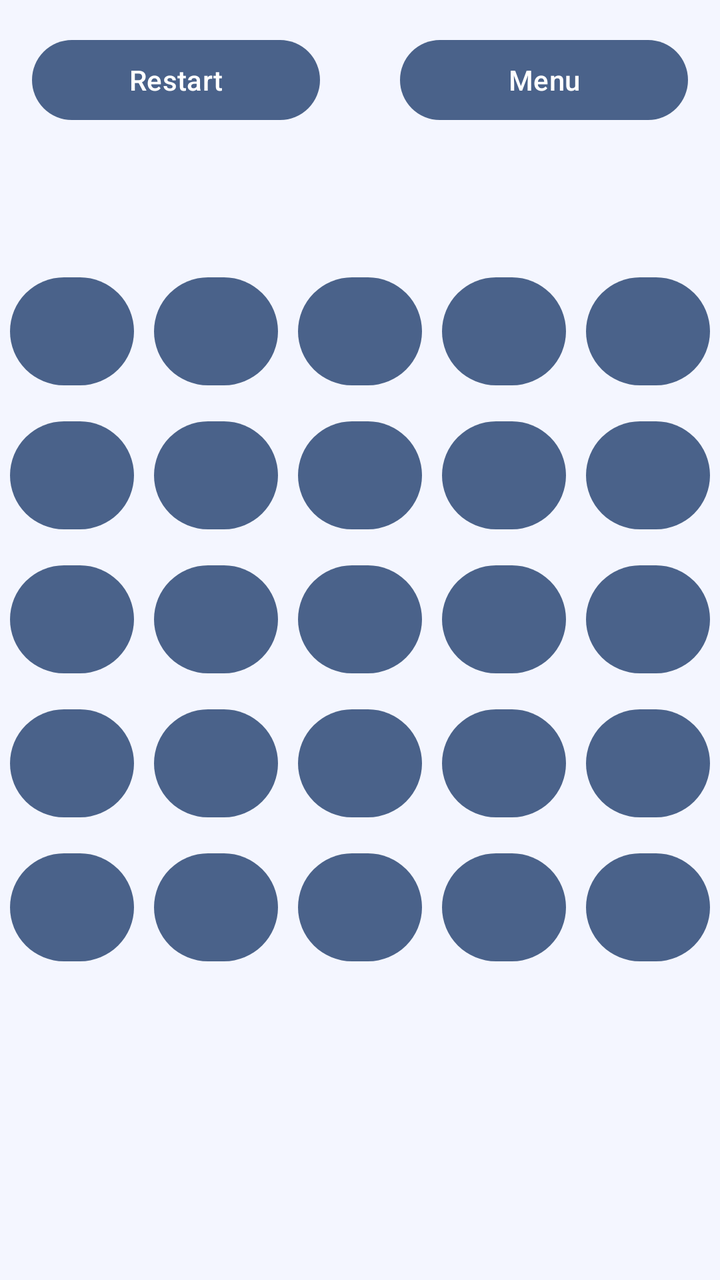
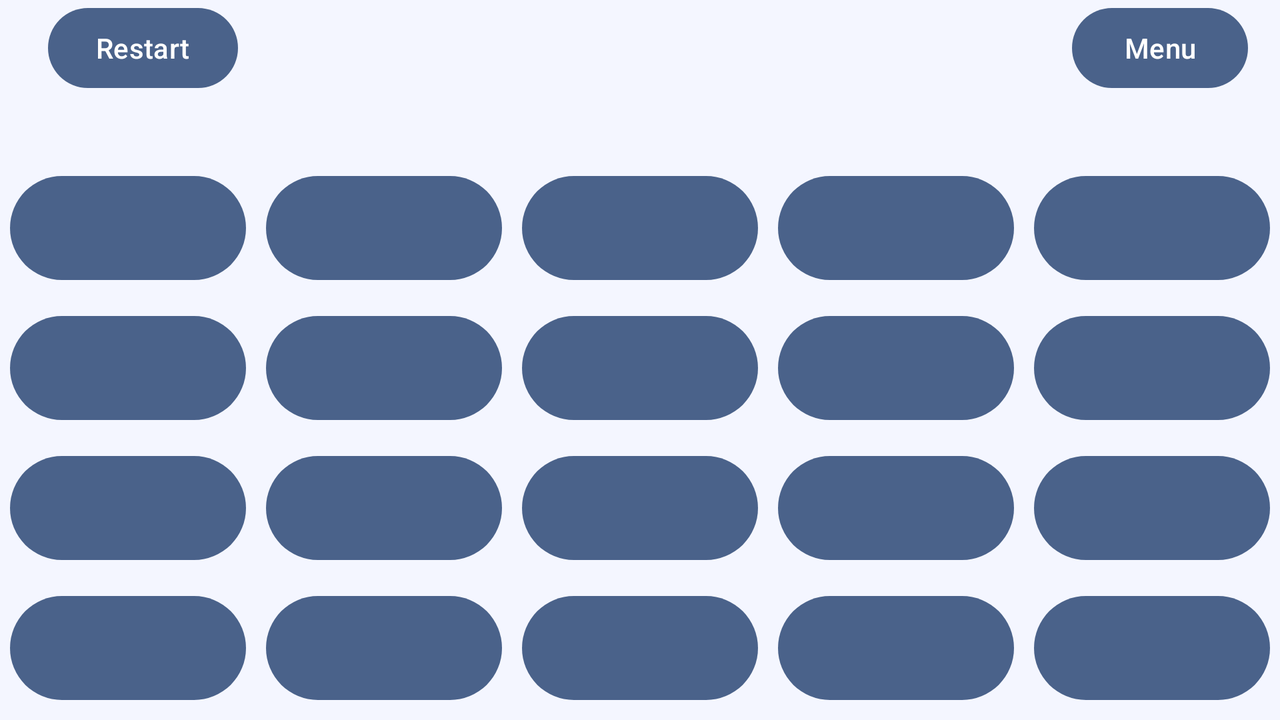

Two renders of one Android screen. The first uses the default layout on a phone; the second uses the alternative layout the repository ships for a different screen configuration, on a matching device. The two XML files are below.
<!-- AndroidManifest.xml: application theme Theme.Tictactwo -->
<!-- res/layout/activity_main.xml -->
<?xml version="1.0" encoding="utf-8"?>
<androidx.constraintlayout.widget.ConstraintLayout xmlns:android="http://schemas.android.com/apk/res/android"
    xmlns:app="http://schemas.android.com/apk/res-auto"
    xmlns:tools="http://schemas.android.com/tools"
    android:id="@+id/main"
    android:layout_width="match_parent"
    android:layout_height="match_parent"
    tools:context=".MainActivity">

    <Button
        android:id="@+id/restartButton"
        android:layout_width="0dp"
        android:layout_height="wrap_content"
        android:text="Restart"
        app:layout_constraintWidth_percent="0.4"
        app:layout_constraintTop_toTopOf="parent"
        app:layout_constraintStart_toStartOf="parent"
        android:layout_margin="16dp" />

    <Button
        android:id="@+id/menuButton"
        android:layout_width="0dp"
        android:layout_height="wrap_content"
        android:text="Menu"
        app:layout_constraintWidth_percent="0.4"
        app:layout_constraintTop_toTopOf="parent"
        app:layout_constraintEnd_toEndOf="parent"
        android:layout_margin="16dp"/>

    <GridLayout
        android:id="@+id/gridLayout"
        android:layout_width="0dp"
        android:layout_height="0dp"
        android:rowCount="5"
        android:columnCount="5"
        app:layout_constraintDimensionRatio="1:1"
        app:layout_constraintTop_toBottomOf="@+id/restartButton"
        app:layout_constraintStart_toStartOf="parent"
        app:layout_constraintEnd_toEndOf="parent"
        app:layout_constraintBottom_toTopOf="@+id/iconContainer"
        android:layout_marginTop="16dp"
        android:layout_marginBottom="16dp">

        
        <Button
            android:id="@+id/game_button1"
            android:layout_width="0dp"
            android:layout_height="0dp"
            android:layout_row="0"
            android:layout_rowWeight="1"
            android:layout_column="0"
            android:layout_gravity="fill"
            android:layout_margin="5dp"
            android:tag="1"
            android:text="" />

        <Button
            android:id="@+id/game_button2"
            android:layout_width="0dp"
            android:layout_height="0dp"
            android:layout_row="0"
            android:layout_rowWeight="1"
            android:layout_column="1"
            android:layout_columnWeight="1"
            android:layout_gravity="fill"
            android:layout_margin="5dp"
            android:tag="2"
            android:text="" />

        <Button
            android:id="@+id/game_button3"
            android:layout_width="0dp"
            android:layout_height="0dp"
            android:layout_row="0"
            android:layout_rowWeight="1"
            android:layout_column="2"
            android:layout_columnWeight="1"
            android:layout_gravity="fill"
            android:layout_margin="5dp"
            android:tag="3"
            android:text="" />

        <Button
            android:id="@+id/game_button4"
            android:layout_width="0dp"
            android:layout_height="0dp"
            android:layout_row="0"
            android:layout_rowWeight="1"
            android:layout_column="3"
            android:layout_columnWeight="1"
            android:layout_gravity="fill"
            android:layout_margin="5dp"
            android:tag="4"
            android:text="" />

        <Button
            android:id="@+id/game_button5"
            android:layout_width="0dp"
            android:layout_height="0dp"
            android:layout_row="0"
            android:layout_rowWeight="1"
            android:layout_column="4"
            android:layout_columnWeight="1"
            android:layout_gravity="fill"
            android:layout_margin="5dp"
            android:tag="5"
            android:text="" />

        
        <Button
            android:id="@+id/game_button6"
            android:layout_width="0dp"
            android:layout_height="0dp"
            android:layout_row="1"
            android:layout_rowWeight="1"
            android:layout_column="0"
            android:layout_columnWeight="1"
            android:layout_gravity="fill"
            android:layout_margin="5dp"
            android:tag="6"
            android:text="" />

        <Button
            android:id="@+id/game_button7"
            android:layout_width="0dp"
            android:layout_height="0dp"
            android:layout_row="1"
            android:layout_rowWeight="1"
            android:layout_column="1"
            android:layout_columnWeight="1"
            android:layout_gravity="fill"
            android:layout_margin="5dp"
            android:tag="7"
            android:text="" />

        <Button
            android:id="@+id/game_button8"
            android:layout_width="0dp"
            android:layout_height="0dp"
            android:layout_row="1"
            android:layout_rowWeight="1"
            android:layout_column="2"
            android:layout_columnWeight="1"
            android:layout_gravity="fill"
            android:layout_margin="5dp"
            android:tag="8"
            android:text="" />

        <Button
            android:id="@+id/game_button9"
            android:layout_width="0dp"
            android:layout_height="0dp"
            android:layout_row="1"
            android:layout_rowWeight="1"
            android:layout_column="3"
            android:layout_columnWeight="1"
            android:layout_gravity="fill"
            android:layout_margin="5dp"
            android:tag="9"
            android:text="" />

        <Button
            android:id="@+id/game_button10"
            android:layout_width="0dp"
            android:layout_height="0dp"
            android:layout_row="1"
            android:layout_rowWeight="1"
            android:layout_column="4"
            android:layout_columnWeight="1"
            android:layout_gravity="fill"
            android:layout_margin="5dp"
            android:tag="10"
            android:text="" />

        
        <Button
            android:id="@+id/game_button11"
            android:layout_width="0dp"
            android:layout_height="0dp"
            android:layout_row="2"
            android:layout_rowWeight="1"
            android:layout_column="0"
            android:layout_columnWeight="1"
            android:layout_gravity="fill"
            android:layout_margin="5dp"
            android:tag="11"
            android:text="" />

        <Button
            android:id="@+id/game_button12"
            android:layout_width="0dp"
            android:layout_height="0dp"
            android:layout_row="2"
            android:layout_rowWeight="1"
            android:layout_column="1"
            android:layout_columnWeight="1"
            android:layout_gravity="fill"
            android:layout_margin="5dp"
            android:tag="12"
            android:text="" />

        <Button
            android:id="@+id/game_button13"
            android:layout_width="0dp"
            android:layout_height="0dp"
            android:layout_row="2"
            android:layout_rowWeight="1"
            android:layout_column="2"
            android:layout_columnWeight="1"
            android:layout_gravity="fill"
            android:layout_margin="5dp"
            android:tag="13"
            android:text="" />

        <Button
            android:id="@+id/game_button14"
            android:layout_width="0dp"
            android:layout_height="0dp"
            android:layout_row="2"
            android:layout_rowWeight="1"
            android:layout_column="3"
            android:layout_columnWeight="1"
            android:layout_gravity="fill"
            android:layout_margin="5dp"
            android:tag="14"
            android:text="" />

        <Button
            android:id="@+id/game_button15"
            android:layout_width="0dp"
            android:layout_height="0dp"
            android:layout_row="2"
            android:layout_rowWeight="1"
            android:layout_column="4"
            android:layout_columnWeight="1"
            android:layout_gravity="fill"
            android:layout_margin="5dp"
            android:tag="15"
            android:text="" />

        
        <Button
            android:id="@+id/game_button16"
            android:layout_width="0dp"
            android:layout_height="0dp"
            android:layout_row="3"
            android:layout_rowWeight="1"
            android:layout_column="0"
            android:layout_columnWeight="1"
            android:layout_gravity="fill"
            android:layout_margin="5dp"
            android:tag="16"
            android:text="" />

        <Button
            android:id="@+id/game_button17"
            android:layout_width="0dp"
            android:layout_height="0dp"
            android:layout_row="3"
            android:layout_rowWeight="1"
            android:layout_column="1"
            android:layout_columnWeight="1"
            android:layout_gravity="fill"
            android:layout_margin="5dp"
            android:tag="17"
            android:text="" />

        <Button
            android:id="@+id/game_button18"
            android:layout_width="0dp"
            android:layout_height="0dp"
            android:layout_row="3"
            android:layout_rowWeight="1"
            android:layout_column="2"
            android:layout_columnWeight="1"
            android:layout_gravity="fill"
            android:layout_margin="5dp"
            android:tag="18"
            android:text="" />

        <Button
            android:id="@+id/game_button19"
            android:layout_width="0dp"
            android:layout_height="0dp"
            android:layout_row="3"
            android:layout_rowWeight="1"
            android:layout_column="3"
            android:layout_columnWeight="1"
            android:layout_gravity="fill"
            android:layout_margin="5dp"
            android:tag="19"
            android:text="" />

        <Button
            android:id="@+id/game_button20"
            android:layout_width="0dp"
            android:layout_height="0dp"
            android:layout_row="3"
            android:layout_rowWeight="1"
            android:layout_column="4"
            android:layout_columnWeight="1"
            android:layout_gravity="fill"
            android:layout_margin="5dp"
            android:tag="20"
            android:text="" />

        
        <Button
            android:id="@+id/game_button21"
            android:layout_width="0dp"
            android:layout_height="0dp"
            android:layout_row="4"
            android:layout_rowWeight="1"
            android:layout_column="0"
            android:layout_columnWeight="1"
            android:layout_gravity="fill"
            android:layout_margin="5dp"
            android:tag="21"
            android:text="" />

        <Button
            android:id="@+id/game_button22"
            android:layout_width="0dp"
            android:layout_height="0dp"
            android:layout_row="4"
            android:layout_rowWeight="1"
            android:layout_column="1"
            android:layout_columnWeight="1"
            android:layout_gravity="fill"
            android:layout_margin="5dp"
            android:tag="22"
            android:text="" />

        <Button
            android:id="@+id/game_button23"
            android:layout_width="0dp"
            android:layout_height="0dp"
            android:layout_row="4"
            android:layout_rowWeight="1"
            android:layout_column="2"
            android:layout_columnWeight="1"
            android:layout_gravity="fill"
            android:layout_margin="5dp"
            android:tag="23"
            android:text="" />

        <Button
            android:id="@+id/game_button24"
            android:layout_width="0dp"
            android:layout_height="0dp"
            android:layout_row="4"
            android:layout_rowWeight="1"
            android:layout_column="3"
            android:layout_columnWeight="1"
            android:layout_gravity="fill"
            android:layout_margin="5dp"
            android:tag="24"
            android:text="" />

        <Button
            android:id="@+id/game_button25"
            android:layout_width="0dp"
            android:layout_height="0dp"
            android:layout_row="4"
            android:layout_rowWeight="1"
            android:layout_column="4"
            android:layout_columnWeight="1"
            android:layout_gravity="fill"
            android:layout_margin="5dp"
            android:tag="25"
            android:text="" />


    </GridLayout>

    <LinearLayout
        android:id="@+id/iconContainer"
        android:layout_width="324dp"
        android:layout_height="69dp"
        android:layout_marginBottom="16dp"
        android:gravity="center"
        android:orientation="horizontal"
        app:layout_constraintBottom_toBottomOf="parent"
        app:layout_constraintEnd_toEndOf="parent"
        app:layout_constraintStart_toStartOf="parent">

        <ImageView
            android:id="@+id/imageView"
            android:layout_width="0dp"
            android:layout_height="match_parent"
            android:layout_weight="2"
            tools:srcCompat="@tools:sample/avatars" />

        <ImageView
            android:id="@+id/imageView2"
            android:layout_width="0dp"
            android:layout_height="match_parent"
            android:layout_weight="2"
            tools:srcCompat="@tools:sample/avatars" />
    </LinearLayout>


</androidx.constraintlayout.widget.ConstraintLayout>
<!-- resources referenced by this layout -->
<resources>
  <style name="Theme.Tictactwo" parent="Base.Theme.Tictactwo">
          
      </style>
  <style name="Base.Theme.Tictactwo" parent="Theme.Material3.DayNight.NoActionBar">
          <item name="android:windowBackground">@color/colorBackground</item>
          <item name="colorPrimary">@color/colorButton</item>
          <item name="colorOnPrimary">@color/white</item>
          <item name="colorSecondary">@color/colorButtonGrid</item>
          <item name="colorOnSecondary">@color/black</item>
          <item name="android:textColor">@color/colorText</item>
          <item name="android:buttonStyle">@style/MyButton</item>
          <item name="cardViewStyle">@style/MyCardView</item>
          
      </style>
  <color name="colorBackground">#F4F6FF</color>
  <color name="colorButton">#4A628A</color>
  <color name="white">#FFFFFFFF</color>
  <color name="colorButtonGrid">#7AB2D3</color>
  <color name="black">#FF000000</color>
  <color name="colorText">#4A628A</color>
  <style name="MyButton">
          <item name="android:background">@color/colorButton</item>
          <item name="android:textColor">@color/colorText</item>
      </style>
  <style name="MyCardView" parent="Widget.MaterialComponents.CardView">
          <item name="cardBackgroundColor">@color/colorCardBackground</item>
      </style>
  <color name="colorCardBackground">#d3e5f0</color>
</resources>
<!-- res/layout-land/activity_main.xml (the repository's variant of the layout above) -->
<!-- drawn on the phone turned sideways -->
<?xml version="1.0" encoding="utf-8"?>
<androidx.constraintlayout.widget.ConstraintLayout xmlns:android="http://schemas.android.com/apk/res/android"
    xmlns:app="http://schemas.android.com/apk/res-auto"
    xmlns:tools="http://schemas.android.com/tools"
    android:id="@+id/main"
    android:layout_width="match_parent"
    android:layout_height="match_parent"
    tools:context=".MainActivity">

    <GridLayout
        android:id="@+id/gridLayout"
        android:layout_width="match_parent"
        android:layout_height="350dp"
        android:layout_gravity="center"
        android:layout_marginTop="100dp"
        android:columnCount="5"
        android:rowCount="5"
        app:layout_constraintBottom_toBottomOf="parent"
        app:layout_constraintEnd_toEndOf="parent"
        app:layout_constraintStart_toStartOf="parent"
        app:layout_constraintTop_toBottomOf="@+id/restartbutton">

        
        <Button
            android:id="@+id/game_button1"
            android:layout_width="0dp"
            android:layout_height="0dp"
            android:layout_row="0"
            android:layout_rowWeight="1"
            android:layout_column="0"
            android:layout_gravity="fill"
            android:layout_margin="5dp"
            android:text="" />

        <Button
            android:id="@+id/game_button2"
            android:layout_width="0dp"
            android:layout_height="0dp"
            android:layout_row="0"
            android:layout_rowWeight="1"
            android:layout_column="1"
            android:layout_columnWeight="1"
            android:layout_gravity="fill"
            android:layout_margin="5dp"
            android:text="" />

        <Button
            android:id="@+id/game_button3"
            android:layout_width="0dp"
            android:layout_height="0dp"
            android:layout_row="0"
            android:layout_rowWeight="1"
            android:layout_column="2"
            android:layout_columnWeight="1"
            android:layout_gravity="fill"
            android:layout_margin="5dp"
            android:text="" />

        <Button
            android:id="@+id/game_button4"
            android:layout_width="0dp"
            android:layout_height="0dp"
            android:layout_row="0"
            android:layout_rowWeight="1"
            android:layout_column="3"
            android:layout_columnWeight="1"
            android:layout_gravity="fill"
            android:layout_margin="5dp"
            android:text="" />

        <Button
            android:id="@+id/game_button5"
            android:layout_width="0dp"
            android:layout_height="0dp"
            android:layout_row="0"
            android:layout_rowWeight="1"
            android:layout_column="4"
            android:layout_columnWeight="1"
            android:layout_gravity="fill"
            android:layout_margin="5dp"
            android:text="" />

        
        <Button
            android:id="@+id/game_button6"
            android:layout_width="0dp"
            android:layout_height="0dp"
            android:layout_row="1"
            android:layout_rowWeight="1"
            android:layout_column="0"
            android:layout_columnWeight="1"
            android:layout_gravity="fill"
            android:layout_margin="5dp"
            android:text="" />

        <Button
            android:id="@+id/game_button7"
            android:layout_width="0dp"
            android:layout_height="0dp"
            android:layout_row="1"
            android:layout_rowWeight="1"
            android:layout_column="1"
            android:layout_columnWeight="1"
            android:layout_gravity="fill"
            android:layout_margin="5dp"
            android:text="" />

        <Button
            android:id="@+id/game_button8"
            android:layout_width="0dp"
            android:layout_height="0dp"
            android:layout_row="1"
            android:layout_rowWeight="1"
            android:layout_column="2"
            android:layout_columnWeight="1"
            android:layout_gravity="fill"
            android:layout_margin="5dp"
            android:text="" />

        <Button
            android:id="@+id/game_button9"
            android:layout_width="0dp"
            android:layout_height="0dp"
            android:layout_row="1"
            android:layout_rowWeight="1"
            android:layout_column="3"
            android:layout_columnWeight="1"
            android:layout_gravity="fill"
            android:layout_margin="5dp"
            android:text="" />

        <Button
            android:id="@+id/game_button10"
            android:layout_width="0dp"
            android:layout_height="0dp"
            android:layout_row="1"
            android:layout_rowWeight="1"
            android:layout_column="4"
            android:layout_columnWeight="1"
            android:layout_gravity="fill"
            android:layout_margin="5dp"
            android:text="" />

        
        <Button
            android:id="@+id/game_button11"
            android:layout_width="0dp"
            android:layout_height="0dp"
            android:layout_row="2"
            android:layout_rowWeight="1"
            android:layout_column="0"
            android:layout_columnWeight="1"
            android:layout_gravity="fill"
            android:layout_margin="5dp"
            android:text="" />

        <Button
            android:id="@+id/game_button12"
            android:layout_width="0dp"
            android:layout_height="0dp"
            android:layout_row="2"
            android:layout_rowWeight="1"
            android:layout_column="1"
            android:layout_columnWeight="1"
            android:layout_gravity="fill"
            android:layout_margin="5dp"
            android:text="" />

        <Button
            android:id="@+id/game_button13"
            android:layout_width="0dp"
            android:layout_height="0dp"
            android:layout_row="2"
            android:layout_rowWeight="1"
            android:layout_column="2"
            android:layout_columnWeight="1"
            android:layout_gravity="fill"
            android:layout_margin="5dp"
            android:text="" />

        <Button
            android:id="@+id/game_button14"
            android:layout_width="0dp"
            android:layout_height="0dp"
            android:layout_row="2"
            android:layout_rowWeight="1"
            android:layout_column="3"
            android:layout_columnWeight="1"
            android:layout_gravity="fill"
            android:layout_margin="5dp"
            android:text="" />

        <Button
            android:id="@+id/game_button15"
            android:layout_width="0dp"
            android:layout_height="0dp"
            android:layout_row="2"
            android:layout_rowWeight="1"
            android:layout_column="4"
            android:layout_columnWeight="1"
            android:layout_gravity="fill"
            android:layout_margin="5dp"
            android:text="" />

        
        <Button
            android:id="@+id/game_button16"
            android:layout_width="0dp"
            android:layout_height="0dp"
            android:layout_row="3"
            android:layout_rowWeight="1"
            android:layout_column="0"
            android:layout_columnWeight="1"
            android:layout_gravity="fill"
            android:layout_margin="5dp"
            android:text="" />

        <Button
            android:id="@+id/game_button17"
            android:layout_width="0dp"
            android:layout_height="0dp"
            android:layout_row="3"
            android:layout_rowWeight="1"
            android:layout_column="1"
            android:layout_columnWeight="1"
            android:layout_gravity="fill"
            android:layout_margin="5dp"
            android:text="" />

        <Button
            android:id="@+id/game_button18"
            android:layout_width="0dp"
            android:layout_height="0dp"
            android:layout_row="3"
            android:layout_rowWeight="1"
            android:layout_column="2"
            android:layout_columnWeight="1"
            android:layout_gravity="fill"
            android:layout_margin="5dp"
            android:text="" />

        <Button
            android:id="@+id/game_button19"
            android:layout_width="0dp"
            android:layout_height="0dp"
            android:layout_row="3"
            android:layout_rowWeight="1"
            android:layout_column="3"
            android:layout_columnWeight="1"
            android:layout_gravity="fill"
            android:layout_margin="5dp"
            android:text="" />

        <Button
            android:id="@+id/game_button20"
            android:layout_width="0dp"
            android:layout_height="0dp"
            android:layout_row="3"
            android:layout_rowWeight="1"
            android:layout_column="4"
            android:layout_columnWeight="1"
            android:layout_gravity="fill"
            android:layout_margin="5dp"
            android:text="" />

        
        <Button
            android:id="@+id/game_button21"
            android:layout_width="0dp"
            android:layout_height="0dp"
            android:layout_row="4"
            android:layout_rowWeight="1"
            android:layout_column="0"
            android:layout_columnWeight="1"
            android:layout_gravity="fill"
            android:layout_margin="5dp"
            android:text="" />

        <Button
            android:id="@+id/game_button22"
            android:layout_width="0dp"
            android:layout_height="0dp"
            android:layout_row="4"
            android:layout_rowWeight="1"
            android:layout_column="1"
            android:layout_columnWeight="1"
            android:layout_gravity="fill"
            android:layout_margin="5dp"
            android:text="" />

        <Button
            android:id="@+id/game_button23"
            android:layout_width="0dp"
            android:layout_height="0dp"
            android:layout_row="4"
            android:layout_rowWeight="1"
            android:layout_column="2"
            android:layout_columnWeight="1"
            android:layout_gravity="fill"
            android:layout_margin="5dp"
            android:text="" />

        <Button
            android:id="@+id/game_button24"
            android:layout_width="0dp"
            android:layout_height="0dp"
            android:layout_row="4"
            android:layout_rowWeight="1"
            android:layout_column="3"
            android:layout_columnWeight="1"
            android:layout_gravity="fill"
            android:layout_margin="5dp"
            android:text="" />

        <Button
            android:id="@+id/game_button25"
            android:layout_width="0dp"
            android:layout_height="0dp"
            android:layout_row="4"
            android:layout_rowWeight="1"
            android:layout_column="4"
            android:layout_columnWeight="1"
            android:layout_gravity="fill"
            android:layout_margin="5dp"
            android:text="" />


    </GridLayout>

    <Button
        android:id="@+id/restartbutton"
        android:layout_width="wrap_content"
        android:layout_height="wrap_content"
        android:layout_marginStart="24dp"
        android:text="Restart"
        app:layout_constraintStart_toStartOf="parent"
        tools:layout_editor_absoluteY="16dp" />

    <Button
        android:id="@+id/menubutton"
        android:layout_width="wrap_content"
        android:layout_height="wrap_content"
        android:layout_gravity="center"
        android:layout_marginEnd="16dp"
        android:text="Menu"
        app:layout_constraintEnd_toEndOf="parent"
        tools:layout_editor_absoluteY="16dp" />

    <ImageView
        android:id="@+id/imageView7"
        android:layout_width="wrap_content"
        android:layout_height="wrap_content"
        android:layout_marginTop="100dp"
        app:layout_constraintStart_toStartOf="parent"
        app:layout_constraintTop_toBottomOf="@+id/gridLayout"
        tools:srcCompat="@tools:sample/avatars" />

    <ImageView
        android:id="@+id/imageView8"
        android:layout_width="wrap_content"
        android:layout_height="wrap_content"
        android:layout_marginTop="100dp"
        app:layout_constraintEnd_toEndOf="parent"
        app:layout_constraintTop_toBottomOf="@+id/gridLayout"
        tools:srcCompat="@tools:sample/avatars" />

</androidx.constraintlayout.widget.ConstraintLayout>
